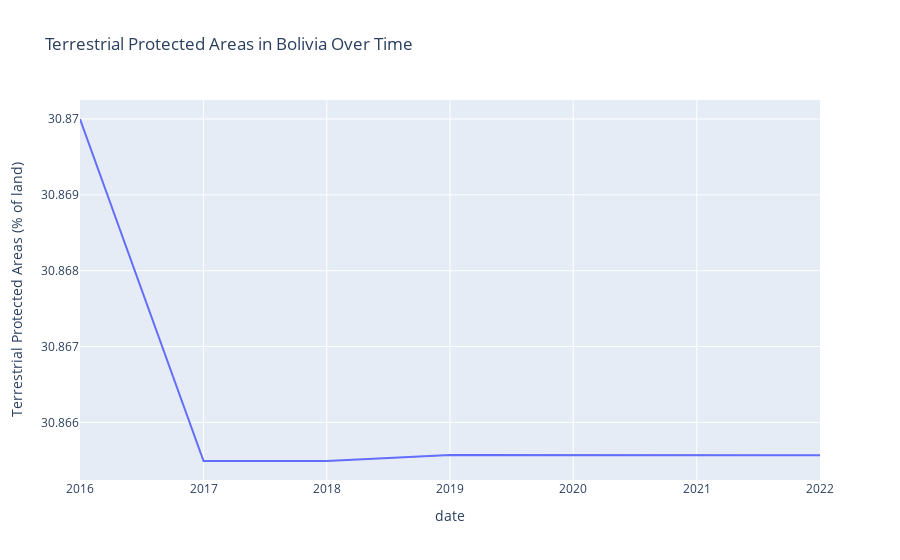

The notebook cell saved with this chart:
### Code cell
# Define indicator for Terrestrial Protected Areas
indicator = {"ER.LND.PTLD.ZS": "Terrestrial Protected Areas (% of land)"}

# Define country
country = "BOL"  # Brazil's country code

# Fetch data from World Bank API
data = wbdata.get_dataframe(indicator, country=country)

# Convert index (years) to datetime format
data.index = pd.to_datetime(data.index.astype(str) + "-01-01")

# Drop missing values
data.dropna(inplace=True)

# Plot the data
fig = px.line(data, x=data.index, y="Terrestrial Protected Areas (% of land)",
              title="Terrestrial Protected Areas in Bolivia Over Time",
              labels={"x": "Year", "y": "Protected Land (%)"})

# Show plot
fig.show()

### Figure 1 — Plotly figure (JSON) as saved in the notebook; plotly's stock layout.template omitted (floating-point values rounded to 4 significant figures)
{"data": [{"hovertemplate": "date=%{x}<br>Terrestrial Protected Areas (% of land)=%{y}<extra></extra>", "legendgroup": "", "line": {"color": "#636efa", "dash": "solid"}, "marker": {"symbol": "circle"}, "mode": "lines", "name": "", "orientation": "v", "showlegend": false, "type": "scatter", "x": ["2022-01-01T00:00:00", "2021-01-01T00:00:00", "2020-01-01T00:00:00", "2019-01-01T00:00:00", "2018-01-01T00:00:00", "2017-01-01T00:00:00", "2016-01-01T00:00:00"], "xaxis": "x", "y": [30.87, 30.87, 30.87, 30.87, 30.87, 30.87, 30.87], "yaxis": "y"}], "layout": {"legend": {"tracegroupgap": 0}, "title": {"text": "Terrestrial Protected Areas in Bolivia Over Time"}, "xaxis": {"anchor": "y", "domain": [0, 1], "title": {"text": "date"}}, "yaxis": {"anchor": "x", "domain": [0, 1], "title": {"text": "Terrestrial Protected Areas (% of land)"}}}}
